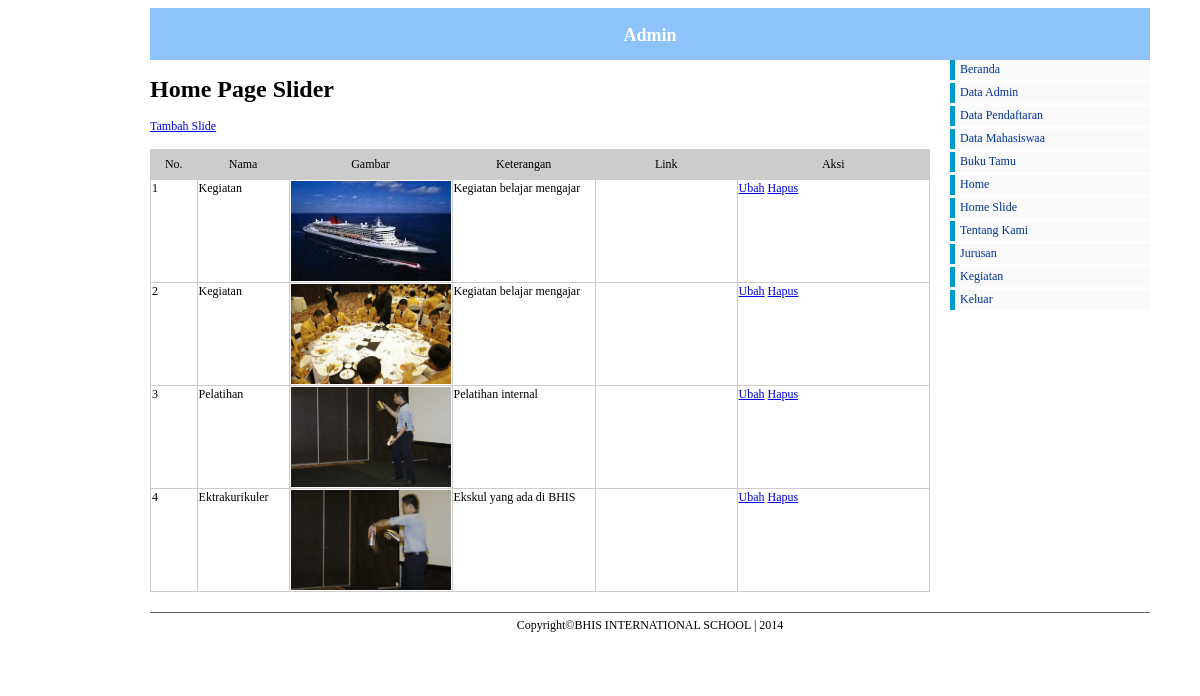
The page /admin/index.php?pg=slide/data_slide (signed in) on the database its author committed.
### tables this page shows
CREATE TABLE IF NOT EXISTS `slide` (
  `id` int(11) NOT NULL AUTO_INCREMENT,
  `judul` varchar(50) NOT NULL,
  `keterangan` varchar(100) NOT NULL,
  `gambar` varchar(100) NOT NULL,
  `link` varchar(100) NOT NULL,
  PRIMARY KEY (`id`)
);

### admin/slide/data_slide.php (the view)
<h1>Home Page Slider</h1>
<a href="?pg=slide/input_slide" class="klik">Tambah Slide</a><br/><br/>
<table width="650" border="1">
	<tr id="jtabel">
		<td width="45">No.</td>
		<td width="90">Nama</td>
		<td width="90">Gambar</td>
		<td width="145">Keterangan</td>
		<td width="145">Link</td>
		<td width="198">Aksi</td>
	</tr>
	<?php
	$data	= mysql_query("SELECT * FROM slide");
	$no 	= 1;
	while($tampil = mysql_fetch_array($data)){
	?>
	<tr>
		<td valign="top"><?php echo $no++;?></td>
		<td valign="top"><?php echo $tampil['judul'];?></td>
		<td valign="top"><img src="../images/slide/<?php echo $tampil['gambar'];?>" width="160" height="100"/></td>
		<td valign="top"><?php echo $tampil['keterangan'];?></td>
		<td valign="top"><?php echo $tampil['link'];?></td>
		<td valign="top"><a href="?pg=slide/ubah_slide&id=<?php echo $tampil['id'];?>" class="klik">Ubah</a> <a href="?pg=slide/hapus_slide&id=<?php echo $tampil['id'];?>" class="klik" onclick="return confirm('Data Akan Dihapus?')">Hapus</a></td>
	</tr>
<?php } ?>
</table>

### admin/index.php (shortened to what this page needs)
<!DOCTYPE html PUBLIC "-//W3C//DTD XHTML 1.0 Transitional//EN" "http://www.w3.org/TR/xhtml1/DTD/xhtml1-transitional.dtd">
<html xmlns="http://www.w3.org/1999/xhtml">
<head>
<link type="text/css" href="css/admin.css" rel="stylesheet" />
<link type="text/css" href="css/jquery-ui.min.css" rel="stylesheet" />
<link type="text/css" href="css/jquery-ui.css" rel="stylesheet" />
<link type="text/css" href="css/jquery.ui.theme.css" rel="stylesheet" />
</head>
<body>
	<div id="container">
		<div id="header"><h2>Admin</h2></div>
		<div id="content">
			<div id="sidebar">
			  <ul>
				  <li><a href="index.php">Beranda</a></li>
				<li><a href="?pg=admin/data_admin">Data Admin</a></li>
				<li><a href="?pg=pendaftaran/data_pendaftar">Data Pendaftaran</a></li>
				<li><a href="?pg=mahasiswa/data_mahasiswa">Data Mahasiswaa</a></li>
				<li><a href="?pg=kontak/data_kontak">Buku Tamu</a></li>
				<li><a href="?pg=home/data_home">Home</a></li>
				<li><a href="?pg=slide/data_slide">Home Slide</a></li>
				<li><a href="?pg=content/data_content">Tentang Kami</a></li>
				<li><a href="?pg=jurusan/data_jurusan">Jurusan</a></li>
				<li><a href="?pg=kegiatan/data_kegiatan">Kegiatan</a></li>
				<li><a href="logout.php">Keluar</a></li>
			  </ul>
			</div>
			<div id="c-isi">
			<?php
				if(isset($_GET['li']))
				{
					include"content/lihat_content.php";
				}
				elseif(isset($_GET['pg']))
				{
					include "$_GET[pg].php";
				}else{
					include"home.php";
				}
			?>
			</div>
		</div>
		<div id="footer">Copyright&copy;BHIS INTERNATIONAL SCHOOL | <?php echo date('Y'); ?></div>
	</div>
</body>
</html>

### admin/css/admin.css (style rules this page uses)
body { font-size: 62.5%; font-family: "Trebuchet MS", "Arial", "Helvetica", "Verdana", "sans-serif"; }
table { font-size: 12px; width:780px; border:1px solid #CCC; border-collapse:collapse; }
#jtabel { height:30px; background-color:#CCC; text-align:center; }
#container { font-size:12px; font-family:Georgia, "Times New Roman", Times, serif; width:900px; margin:0 auto; }
#header { width:1000px; height:50px; background-color:#8DC3FA; text-align:center; padding:2px 0 0 0; color:#FFF; }
#sidebar { width:200px; float:right; }
#sidebar ul { margin:0; padding:0; }
#sidebar ul li { list-style:none; height:18px; background-color:#fafafa; border-left:#09C 5px solid; padding:2px 0 0 0; margin:0 0 3px 0; }
#sidebar ul li a { text-decoration:none; color:#039; height:10px; padding:0 0 0 5px; }
#content { width:1000px; margin:0 0 20px 0; }
#c-isi { width:700px; float:left; }
#footer { width:1000px; height:50px; border-top:#666 1px solid; text-align:center; padding:5px 0 0 0; }

### rows shown on the page
slide: judul "Kegiatan", gambar (picture), keterangan "Kegiatan belajar mengajar"
slide: judul "Kegiatan", gambar (picture), keterangan "Kegiatan belajar mengajar"
slide: judul "Pelatihan", gambar (picture), keterangan "Pelatihan internal"
slide: judul "Ektrakurikuler", gambar (picture), keterangan "Ekskul yang ada di BHIS"
